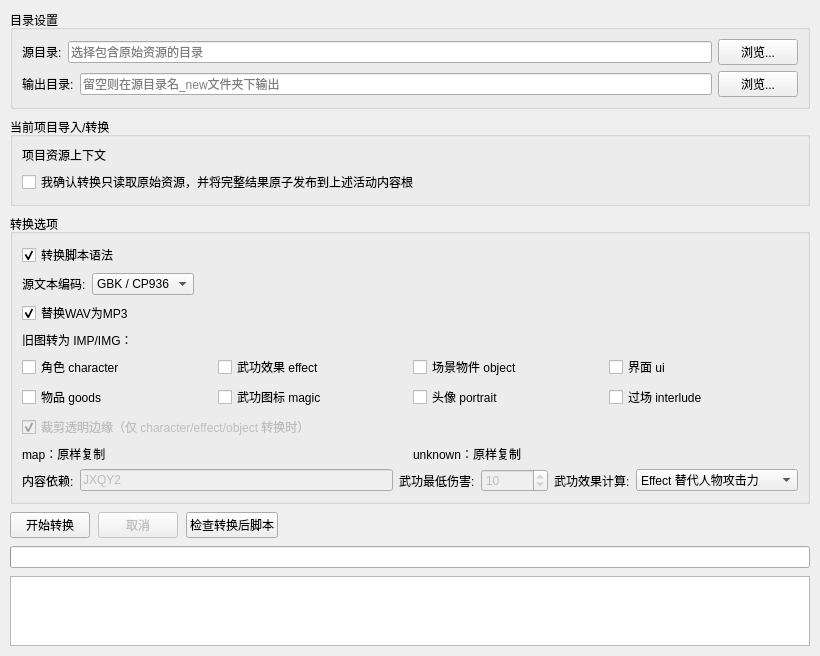
<?xml version="1.0" encoding="UTF-8"?>
<ui version="4.0">
 <class>BatchConvertWindow</class>
 <widget class="QWidget" name="BatchConvertWindow">
  <property name="windowTitle">
   <string>资源格式转换</string>
  </property>
  <property name="geometry">
   <rect>
    <x>0</x>
    <y>0</y>
    <width>820</width>
    <height>640</height>
   </rect>
  </property>
  <layout class="QVBoxLayout" name="mainLayout">
   <property name="spacing">
    <number>8</number>
   </property>
   <property name="margin">
    <number>10</number>
   </property>
   <item>
    <widget class="QGroupBox" name="pathGroup">
     <property name="title">
      <string>目录设置</string>
     </property>
     <layout class="QVBoxLayout" name="pathGroupLayout">
      <property name="spacing">
       <number>6</number>
      </property>
      <item>
       <layout class="QHBoxLayout" name="sourceDirLayout">
        <item>
         <widget class="QLabel" name="sourceDirLabel">
          <property name="text">
           <string>源目录:</string>
          </property>
         </widget>
        </item>
        <item>
         <widget class="QLineEdit" name="sourceDirEdit">
          <property name="placeholderText">
           <string>选择包含原始资源的目录</string>
          </property>
         </widget>
        </item>
        <item>
         <widget class="QPushButton" name="sourceDirButton">
          <property name="text">
           <string>浏览...</string>
          </property>
         </widget>
        </item>
       </layout>
      </item>
      <item>
       <layout class="QHBoxLayout" name="outputDirLayout">
        <item>
         <widget class="QLabel" name="outputDirLabel">
          <property name="text">
           <string>输出目录:</string>
          </property>
         </widget>
        </item>
        <item>
         <widget class="QLineEdit" name="outputDirEdit">
          <property name="placeholderText">
           <string>留空则在源目录名_new文件夹下输出</string>
          </property>
         </widget>
        </item>
        <item>
         <widget class="QPushButton" name="outputDirButton">
          <property name="text">
           <string>浏览...</string>
          </property>
         </widget>
        </item>
       </layout>
      </item>
     </layout>
   </widget>
  </item>
  <item>
   <widget class="QGroupBox" name="projectContextGroup">
    <property name="visible">
     <bool>false</bool>
    </property>
    <property name="title">
     <string>当前项目导入/转换</string>
    </property>
    <layout class="QVBoxLayout" name="projectContextLayout">
     <item>
      <widget class="QLabel" name="projectContextLabel">
       <property name="text">
        <string>项目资源上下文</string>
       </property>
       <property name="wordWrap">
        <bool>true</bool>
       </property>
       <property name="textInteractionFlags">
        <set>Qt::TextSelectableByMouse</set>
       </property>
      </widget>
     </item>
     <item>
      <widget class="QCheckBox" name="confirmProjectOutputCheckBox">
       <property name="text">
        <string>我确认转换只读取原始资源，并将完整结果原子发布到上述活动内容根</string>
       </property>
      </widget>
     </item>
    </layout>
   </widget>
  </item>
  <item>
   <widget class="QGroupBox" name="optionsGroup">
     <property name="title">
      <string>转换选项</string>
     </property>
     <layout class="QVBoxLayout" name="optionsGroupLayout">
      <property name="spacing">
       <number>6</number>
      </property>
      <item>
       <layout class="QHBoxLayout" name="scriptOptionsLayout">
        <item>
         <widget class="QCheckBox" name="convertScriptCheckBox">
          <property name="text">
           <string>转换脚本语法</string>
          </property>
          <property name="checked">
           <bool>true</bool>
          </property>
         </widget>
        </item>
        <item>
         <spacer name="scriptSpacer">
          <property name="orientation">
           <enum>Qt::Horizontal</enum>
          </property>
          <property name="sizeHint">
           <size>
            <width>40</width>
            <height>20</height>
           </size>
          </property>
         </spacer>
        </item>
       </layout>
      </item>
      <item>
       <layout class="QHBoxLayout" name="sourceEncodingLayout">
        <item>
         <widget class="QLabel" name="sourceEncodingLabel">
          <property name="text"><string>源文本编码:</string></property>
         </widget>
        </item>
        <item>
         <widget class="QComboBox" name="sourceEncodingComboBox">
          <item><property name="text"><string>GBK / CP936</string></property></item>
          <item><property name="text"><string>UTF-8</string></property></item>
         </widget>
        </item>
        <item>
         <spacer name="sourceEncodingSpacer">
          <property name="orientation"><enum>Qt::Horizontal</enum></property>
          <property name="sizeHint" stdset="0"><size><width>40</width><height>20</height></size></property>
         </spacer>
        </item>
       </layout>
      </item>
      <item>
       <layout class="QHBoxLayout" name="otherOptionsLayout">
        <item>
         <widget class="QCheckBox" name="replaceWavCheckBox">
          <property name="text">
           <string>替换WAV为MP3</string>
          </property>
          <property name="checked">
           <bool>true</bool>
          </property>
         </widget>
        </item>
        <item>
         <spacer name="otherSpacer">
          <property name="orientation">
           <enum>Qt::Horizontal</enum>
          </property>
          <property name="sizeHint">
           <size>
            <width>40</width>
            <height>20</height>
           </size>
          </property>
         </spacer>
        </item>
       </layout>
      </item>
      <item>
       <layout class="QGridLayout" name="legacyImageOptionsLayout">
        <item row="0" column="0" colspan="4">
         <widget class="QLabel" name="legacyImageOptionsLabel">
          <property name="text">
           <string>旧图转为 IMP/IMG：</string>
          </property>
         </widget>
        </item>
        <item row="1" column="0">
         <widget class="QCheckBox" name="convertCharacterImagesCheckBox">
          <property name="text">
           <string>角色 character</string>
          </property>
         </widget>
        </item>
        <item row="1" column="1">
         <widget class="QCheckBox" name="convertEffectImagesCheckBox">
          <property name="text">
           <string>武功效果 effect</string>
          </property>
         </widget>
        </item>
        <item row="1" column="2">
         <widget class="QCheckBox" name="convertObjectImagesCheckBox">
          <property name="text">
           <string>场景物件 object</string>
          </property>
         </widget>
        </item>
        <item row="1" column="3">
         <widget class="QCheckBox" name="convertUiImagesCheckBox">
          <property name="text">
           <string>界面 ui</string>
          </property>
         </widget>
        </item>
        <item row="2" column="0">
         <widget class="QCheckBox" name="convertGoodsImagesCheckBox">
          <property name="text">
           <string>物品 goods</string>
          </property>
         </widget>
        </item>
        <item row="2" column="1">
         <widget class="QCheckBox" name="convertMagicImagesCheckBox">
          <property name="text">
           <string>武功图标 magic</string>
          </property>
         </widget>
        </item>
        <item row="2" column="2">
         <widget class="QCheckBox" name="convertPortraitImagesCheckBox">
          <property name="text">
           <string>头像 portrait</string>
          </property>
         </widget>
        </item>
        <item row="2" column="3">
         <widget class="QCheckBox" name="convertInterludeImagesCheckBox">
          <property name="text">
           <string>过场 interlude</string>
          </property>
         </widget>
        </item>
        <item row="3" column="0" colspan="4">
         <widget class="QCheckBox" name="cropTransparentCheckBox">
          <property name="text">
           <string>裁剪透明边缘（仅 character/effect/object 转换时）</string>
          </property>
          <property name="checked">
           <bool>true</bool>
          </property>
          <property name="enabled">
           <bool>false</bool>
          </property>
         </widget>
        </item>
        <item row="4" column="0" colspan="2">
         <widget class="QLabel" name="mapImagePolicyLabel">
          <property name="text">
           <string>map：原样复制</string>
          </property>
         </widget>
        </item>
        <item row="4" column="2" colspan="2">
         <widget class="QLabel" name="unknownImagePolicyLabel">
          <property name="text">
           <string>unknown：原样复制</string>
          </property>
         </widget>
        </item>
       </layout>
      </item>
      <item>
       <layout class="QHBoxLayout" name="migrationBaseLayout">
        <item>
         <widget class="QLabel" name="dependencyIdLabel">
          <property name="text">
           <string>内容依赖:</string>
          </property>
         </widget>
        </item>
        <item>
         <widget class="QLineEdit" name="dependencyIdEdit">
          <property name="text">
           <string>JXQY2</string>
          </property>
          <property name="placeholderText">
           <string>按顺序填写 Game.Id，例如 JXQY2,YYCS</string>
          </property>
          <property name="enabled">
           <bool>false</bool>
          </property>
         </widget>
        </item>
        <item>
         <widget class="QLabel" name="minimumMagicDamageLabel">
          <property name="text">
           <string>武功最低伤害:</string>
          </property>
         </widget>
        </item>
        <item>
         <widget class="QSpinBox" name="minimumMagicDamageSpinBox">
          <property name="toolTip">
           <string>默认从首个可用内容依赖的 game_profile.ini 读取</string>
          </property>
          <property name="maximum">
           <number>2147483647</number>
          </property>
          <property name="value">
           <number>10</number>
          </property>
          <property name="enabled">
           <bool>false</bool>
          </property>
         </widget>
        </item>
        <item>
         <widget class="QLabel" name="magicEffectCalculationModeLabel">
          <property name="text">
           <string>武功效果计算:</string>
          </property>
         </widget>
        </item>
        <item>
         <widget class="QComboBox" name="magicEffectCalculationModeComboBox">
          <property name="toolTip">
           <string>默认从首个可用内容依赖的 game_profile.ini 读取</string>
          </property>
          <item>
           <property name="text">
            <string>Effect 替代人物攻击力</string>
           </property>
          </item>
          <item>
           <property name="text">
            <string>人物攻击力与 Effect 相加</string>
           </property>
          </item>
         </widget>
        </item>
       </layout>
      </item>
     </layout>
    </widget>
   </item>
   <item>
    <layout class="QHBoxLayout" name="buttonLayout">
     <property name="spacing">
      <number>8</number>
     </property>
     <item>
      <widget class="QPushButton" name="startButton">
       <property name="text">
        <string>开始转换</string>
       </property>
      </widget>
     </item>
     <item>
      <widget class="QPushButton" name="cancelButton">
       <property name="text">
        <string>取消</string>
       </property>
       <property name="enabled">
        <bool>false</bool>
       </property>
      </widget>
     </item>
     <item>
      <widget class="QPushButton" name="validateScriptsButton">
       <property name="text">
        <string>检查转换后脚本</string>
       </property>
      </widget>
     </item>
     <item>
      <spacer name="buttonSpacer">
       <property name="orientation">
        <enum>Qt::Horizontal</enum>
       </property>
       <property name="sizeHint">
        <size>
         <width>40</width>
         <height>20</height>
        </size>
       </property>
      </spacer>
     </item>
    </layout>
   </item>
   <item>
    <widget class="QProgressBar" name="progressBar">
     <property name="visible">
      <bool>false</bool>
     </property>
    </widget>
   </item>
   <item>
    <widget class="QTextEdit" name="logTextEdit">
     <property name="readOnly">
      <bool>true</bool>
     </property>
    </widget>
   </item>
  </layout>
 </widget>
 <resources/>
 <connections/>
</ui>
